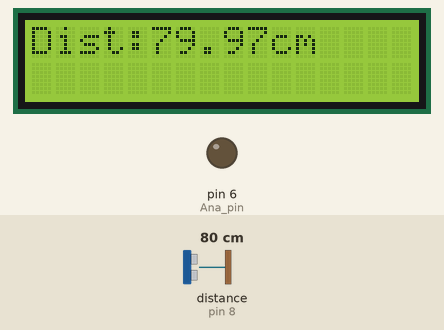
Bench run of a sketch on a simulated Arduino Uno, built with avr-gcc and run on an emulated ATmega328P. On the bench: 16×2 character LCD, output pins drawn as LEDs (lit = HIGH). Wiring (inferred from the names in the program): ultrasonic range finder: trigger pin 9; echo pin 8. The inputs (shaded band) are chosen by the test bench; at power-on: distance to the obstacle (sensor on pin 8) 80 cm. The echo pulse lasts 58.3 µs per cm; pins used as bus, display or sensor lines are not drawn.

Above: at 1.2 s.
1.3 s: distance to the obstacle (sensor on pin 8) set to 120 cm
At 2.9 s:
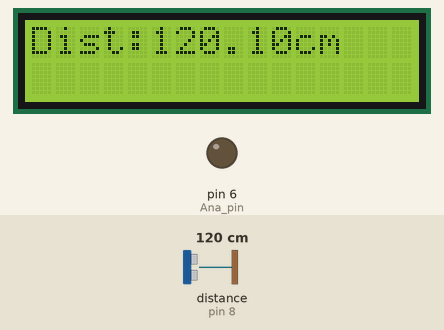
4.6 s: distance to the obstacle (sensor on pin 8) set to 2 cm
At 5.6 s:
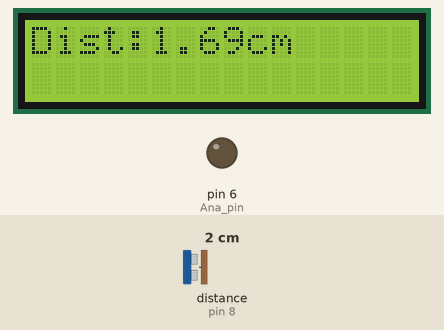
6.6 s: distance to the obstacle (sensor on pin 8) set to 4 cm
At 7.4 s:
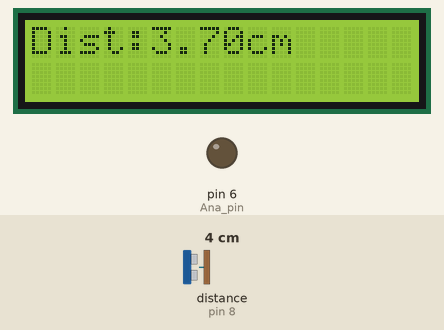
Timing chart, 0 to 9.6 s (numbered marks = the images above; inputs shaded):
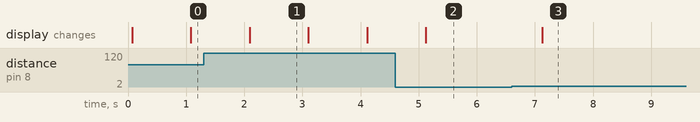

Measured:
- after the input at 1.3 s, the display: changes after 0.79 s (image 1)
- after the input at 4.6 s, the display: changes after 0.52 s (image 2)
- after the input at 6.6 s, the display: changes after 0.53 s (image 3)
- what the display in image 1 shows lasts 1.0 s, from 2.1 s to 3.1 s

The sketch:

pino.ino
```cpp
#include <LiquidCrystal.h>

const int gatilho = 9;
const int echo = 8;
const int D4_pin = 2;
const int D5_pin = 3;
const int D6_pin = 4;
const int D7_pin = 5;
const int En_pin = 11;
const int Rs_pin = 12;
const int Ana_pin = 6;

/*
 *Ligar Sensor
 * Vcc 5v
 * Trig pin 9
 * echo pin 8
 * Gnd gnd
 *
 *Ligar Dislplay
 * Gnd
 * VCC 5v
 * Voltimetro 5v, VO Dis, gnd
 * Rs 12, RW gnd, E 11
 * DB4,5,6,7 = 2,3,4,5
 * led 5v ligado resistor 220 ohms red,red,brown(vermelho,vermelho,marrom)
 *  ou apenas ligue na porta 6
 * led gnd
*/

float tempo; // para armazenar o tempo de ida e volta do sinal em microsegundos
float distancia_cm; // para armazenar a distância em centímetros
float distancia_in; // para armazenar a distância em polegadas


LiquidCrystal lcd(
  Rs_pin,
  En_pin,
  D4_pin,
  D5_pin,
  D6_pin,
  D7_pin
);

void setup(){
  lcd.begin(16, 2);
  pinMode(Ana_pin,OUTPUT);
  pinMode(gatilho,OUTPUT);
 // deixa pino em LOW
  digitalWrite(gatilho,LOW);
  delayMicroseconds(10);
  analogWrite(Ana_pin,0);
 // configura pino ECHO como entrada
  pinMode(echo,INPUT);
}

void loop(){
  // disparar pulso ultrassônico
  digitalWrite(gatilho, HIGH);
  delayMicroseconds(10);
  digitalWrite(gatilho, LOW);

 // medir tempo de ida e volta do pulso ultrassônico
  tempo = pulseIn(echo, HIGH);

 // calcular as distâncias em centímetros e polegadas
  distancia_cm = tempo / 29.05 / 2;
  distancia_in = tempo / 74.7 / 2;

  lcd.clear();
  lcd.print("Dist:");
  lcd.print(distancia_cm);
  lcd.print("cm");
  delay(1000);
}
```
